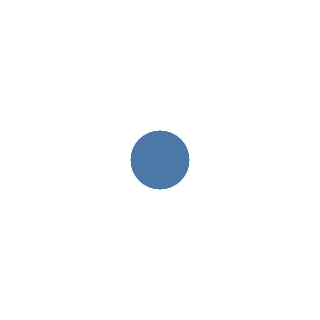

The notebook cell this image was saved under:
### Code cell
alt.Chart(df).mark_circle()

### Figure 1 — Vega-Lite specification as saved in the notebook (floating-point values rounded to 4 significant figures)
{"config": {"view": {"continuousWidth": 400, "continuousHeight": 300}}, "data": {"name": "data-723aa930385e7bf6186c41ae4ce09edb"}, "mark": "circle", "$schema": "https://vega.github.io/schema/vega-lite/v4.8.1.json", "datasets": {"data-723aa930385e7bf6186c41ae4ce09edb": [{"A": 0, "B": 5}, {"A": 1, "B": -2}, {"A": 1, "B": 6}, {"A": 3, "B": 20}, {"A": 4, "B": 2}]}}
